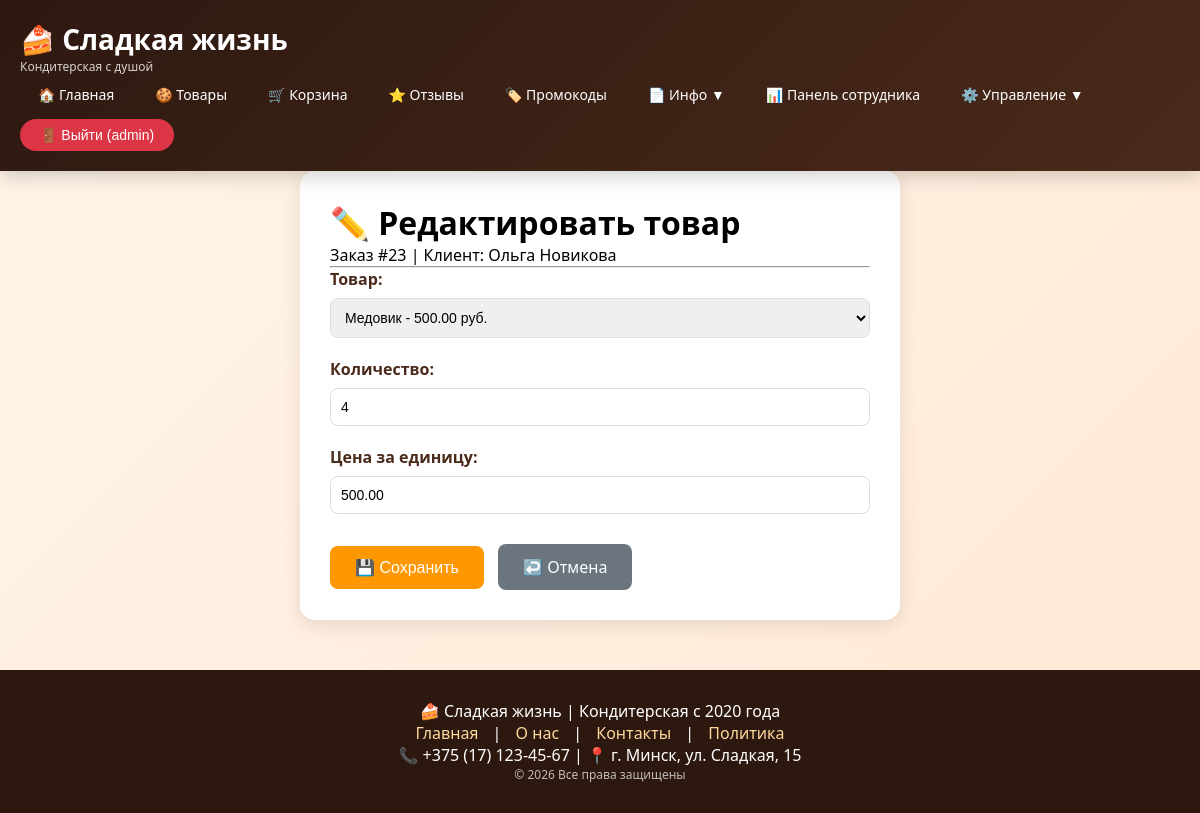
Screenshot of /employee/order/23/edit-item/41/ (signed in) with the database file from the repository.
### shop/models.py (models this page shows, shortened)
class Order(models.Model):
    STATUS_CHOICES = [
        ('pending', 'В обработке'),
        ('confirmed', 'Подтвержден'),
        ('preparing', 'Готовится'),
        ('delivering', 'Доставляется'),
        ('completed', 'Выполнен'),
        ('cancelled', 'Отменен'),
    ]
    client = models.ForeignKey(Client, on_delete=models.CASCADE, related_name='orders')
    employee = models.ForeignKey(Employee, on_delete=models.SET_NULL, null=True, related_name='orders')
    order_date = models.DateTimeField(auto_now_add=True)
    delivery_date = models.DateField(null=True, blank=True)
    status = models.CharField(max_length=20, choices=STATUS_CHOICES, default='pending')
    delivery_address = models.TextField()
    total_amount = models.DecimalField(max_digits=10, decimal_places=2, default=0)
    promo_code = models.ForeignKey('PromoCode', on_delete=models.SET_NULL, null=True, blank=True)
    pickup_point = models.ForeignKey('PickupPoint', on_delete=models.SET_NULL, null=True, blank=True)

class Client(models.Model):
    user = models.OneToOneField(User, on_delete=models.CASCADE, null=True, blank=True)
    name = models.CharField(max_length=100)
    phone = models.CharField(
        max_length=20,
        validators=[RegexValidator(r'^\+375 \(\d{2}\) \d{3}-\d{2}-\d{2}$')]
    )
    email = models.EmailField()
    address = models.TextField()
    date_of_birth = models.DateField()
    registered_at = models.DateTimeField(auto_now_add=True)
    total_spent = models.DecimalField(max_digits=10, decimal_places=2, default=0)

class OrderItem(models.Model):
    order = models.ForeignKey(Order, on_delete=models.CASCADE, related_name='items')
    product = models.ForeignKey(Product, on_delete=models.CASCADE)
    quantity = models.IntegerField(validators=[MinValueValidator(1)])
    price_at_time = models.DecimalField(max_digits=10, decimal_places=2)

### shop/views.py (the view)
# urls.py: re_path(r'^employee/order/(?P<order_id>\d+)/edit-item/(?P<item_id>\d+)/$', views.employee_order_edit_item, name='employee_order_edit_item'),
@login_required
def employee_order_edit_item(request, order_id, item_id):
    if not (request.user.is_superuser or hasattr(request.user, 'employee')):
        messages.error(request, 'У вас нет доступа')
        return redirect('home')
    order = get_object_or_404(Order, id=order_id)
    order_item = get_object_or_404(OrderItem, id=item_id, order=order)
    if hasattr(request.user, 'employee') and not request.user.is_superuser:
        employee = request.user.employee
        if employee.position != 'admin_shop' and order.employee != employee:
            messages.error(request, 'У вас нет доступа к этому заказу')
            return redirect('employee_dashboard')
    if request.method == 'POST':
        form = OrderItemForm(request.POST, instance=order_item)
        if form.is_valid():
            form.save()
            total = sum(item.subtotal() for item in order.items.all())
            order.total_amount = total
            order.save()
            messages.success(request, f'Товар "{order_item.product.name}" обновлен')
            return redirect('employee_order_detail', order_id=order.id)
    else:
        form = OrderItemForm(instance=order_item)
    context = {
        'form': form,
        'order': order,
        'order_item': order_item,
    }
    return render(request, 'shop/employee_order_edit_item.html', context)

### shop/forms.py (shortened to what this page needs)
class OrderItemForm(forms.ModelForm):
    class Meta:
        model = OrderItem
        fields = ['product', 'quantity', 'price_at_time']
        widgets = {
            'product': forms.Select(attrs={'class': 'form-control'}),
            'quantity': forms.NumberInput(attrs={'class': 'form-control', 'min': 1}),
            'price_at_time': forms.NumberInput(attrs={'class': 'form-control', 'step': '0.01'}),
        }
    def __init__(self, *args, **kwargs):
        super().__init__(*args, **kwargs)
        self.fields['product'].queryset = Product.objects.filter(is_available=True)
        self.fields['product'].label = 'Товар'
        self.fields['quantity'].label = 'Количество'
        self.fields['price_at_time'].label = 'Цена за единицу'

### shop/models.py (called while the page is built)
    def __str__(self):
        return f"{self.name} - {self.price} руб."

### shop/templates/shop/employee_order_edit_item.html (shortened to what this page needs)
{% extends 'shop/base.html' %}
{% block content %}
<div class="form-container">
    <h1>✏️ Редактировать товар</h1>
    <p>Заказ #{{ order.id }} | Клиент: {{ order.client.name }}</p>
    <hr>
    <form method="post">
        <div class="form-group">
            <label>{{ form.product.label }}:</label>
            {{ form.product }}
        </div>
        <div class="form-group">
            <label>{{ form.quantity.label }}:</label>
            {{ form.quantity }}
        </div>
        <div class="form-group">
            <label>{{ form.price_at_time.label }}:</label>
            {{ form.price_at_time }}
        </div>
        <div style="margin-top: 30px;">
            <button type="submit">💾 Сохранить</button>
            <a href="{% url 'employee_order_detail' order.id %}" class="cancel-btn">↩️ Отмена</a>
        </div>
    </form>
</div>
{% endblock %}

### shop/templates/shop/base.html (shortened to what this page needs)
<!DOCTYPE html>
<html lang="ru">
<head>
</head>
<body>
    <div class="header">
        <div class="container">
            <div class="header-content">
                <div class="logo">
                    <h1>🍰 Сладкая жизнь</h1>
                    <p>Кондитерская с душой</p>
                </div>
                <div class="main-nav">
                    <ul>
                        <li><a href="{% url 'home' %}">🏠 Главная</a></li>
                        <li><a href="{% url 'products' %}">🍪 Товары</a></li>
                        <li><a href="{% url 'cart_view' %}">🛒 Корзина</a></li>
                        <li><a href="{% url 'reviews' %}">⭐ Отзывы</a></li>
                        <li><a href="{% url 'promocodes' %}">🏷️ Промокоды</a></li>
                        <li class="dropdown">
                            <a href="#">📄 Инфо ▼</a>
                        </li>
                        {% if user.is_authenticated and user.employee or user.is_superuser %}
                        <li><a href="{% url 'employee_dashboard' %}">📊 Панель сотрудника</a></li>
                        {% endif %}
                        {% if user.is_superuser %}
                            <li class="dropdown">
                                <a href="#">⚙️ Управление ▼</a>
                            </li>
                            {% endif %}
                        {% if user.is_authenticated %}
                        <li>
                            <form action="{% url 'logout' %}" method="post" class="logout-form">
                                <button type="submit" class="logout-btn">🚪 Выйти ({{ user.username }})</button>
                            </form>
                        </li>
                        {% else %}
                        <li><a href="{% url 'login' %}">🔑 Войти</a></li>
                        <li><a href="{% url 'register' %}">📝 Регистрация</a></li>
                        {% endif %}
                    </ul>
                </div>
            </div>
        </div>
    </div>
    <div class="container">
        {% block content %}
        {% endblock %}
    </div>
    <div class="footer">
        <div class="container">
            <p>🍰 Сладкая жизнь | Кондитерская с 2020 года</p>
            <p>
                <a href="{% url 'home' %}">Главная</a> |
                <a href="{% url 'about' %}">О нас</a> |
                <a href="{% url 'contacts' %}">Контакты</a> |
                <a href="{% url 'privacy_policy' %}">Политика</a>
            </p>
            <p>📞 +375 (17) 123-45-67 | 📍 г. Минск, ул. Сладкая, 15</p>
            <p style="font-size: 12px; opacity: 0.7;">© 2026 Все права защищены</p>
        </div>
    </div>
</body>
</html>

### shop/templates/shop/base.html (style rules this page uses)
* { margin: 0; padding: 0; box-sizing: border-box; }
body { font-family: 'Segoe UI', Tahoma, Geneva, Verdana, sans-serif; background: linear-gradient(135deg, #fff5e8 0%, #ffe8d6 100%); min-height: 100vh; }
.header { background: linear-gradient(135deg, #2d1810 0%, #4a2a1a 100%); color: white; padding: 20px 0; box-shadow: 0 4px 20px rgba(0,0,0,0.2); position: sticky; top: 0; z-index: 1000; }
.container { max-width: 1200px; margin: 0 auto; padding: 0 20px; }
.header-content { display: flex; justify-content: space-between; align-items: center; flex-wrap: wrap; }
.logo h1 { font-size: 28px; font-weight: bold; }
.logo p { font-size: 12px; opacity: 0.8; }
.main-nav ul { display: flex; list-style: none; gap: 5px; flex-wrap: wrap; }
.main-nav li { position: relative; }
.main-nav a { color: white; text-decoration: none; padding: 10px 18px; display: block; border-radius: 25px; transition: all 0.3s ease; font-size: 14px; font-weight: 500; }
.logout-form { display: inline; }
.logout-btn { background: #dc3545; color: white; border: none; padding: 8px 20px; border-radius: 25px; cursor: pointer; font-size: 14px; font-weight: 500; transition: all 0.3s ease; }
.footer { background: #2d1810; color: white; padding: 30px 0; margin-top: 50px; text-align: center; }
.footer a { color: #ffd89b; text-decoration: none; margin: 0 10px; }

### shop/templates/shop/employee_order_edit_item.html (style rules this page uses)
.form-container { max-width: 600px; margin: 0 auto; background: white; padding: 30px; border-radius: 15px; box-shadow: 0 5px 20px rgba(0,0,0,0.1); }
.form-group { margin-bottom: 20px; }
label { display: block; font-weight: bold; margin-bottom: 8px; color: #4a2a1a; }
input, select { width: 100%; padding: 10px; border: 1px solid #ddd; border-radius: 8px; font-size: 14px; }
button { background: #ff9800; color: white; padding: 12px 25px; border: none; border-radius: 8px; cursor: pointer; font-size: 16px; }
.cancel-btn { background: #6c757d; margin-left: 10px; display: inline-block; padding: 12px 25px; border-radius: 8px; color: white; text-decoration: none; }

### rows the page displays
Order: id "23", client.name "Ольга Новикова"
OrderItem: product "Медовик - 500.00 руб.", quantity "4", price_at_time "500.00"

### other values shown
{{ user.username }} "admin"
